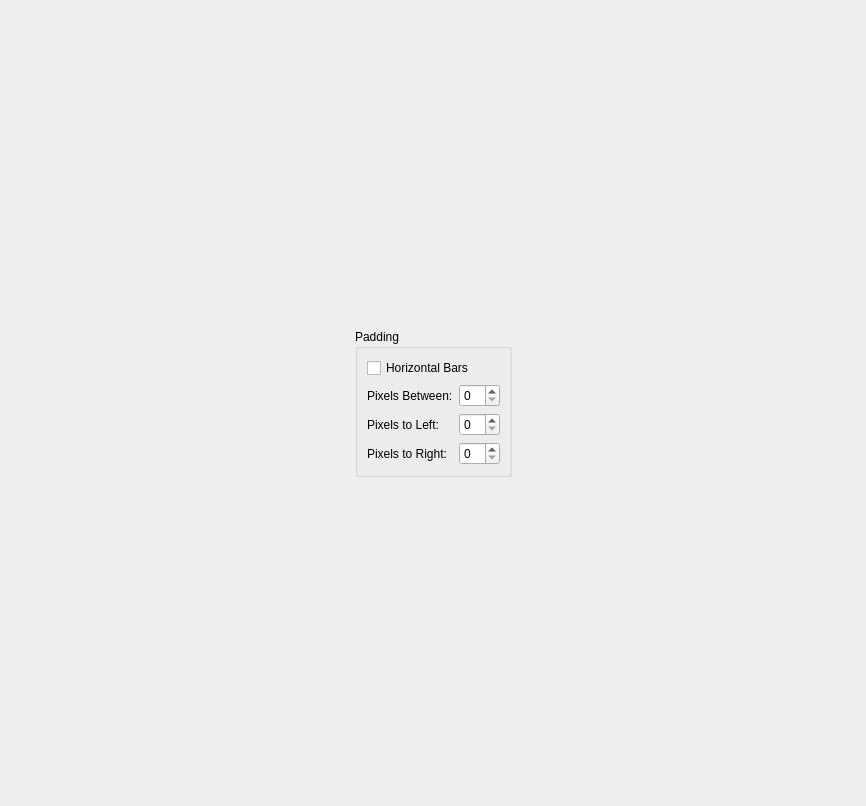
       <widget class="QWidget" name="page_14">
        <layout class="QGridLayout" name="gridLayout_16">
         <item row="0" column="2">
          <spacer name="verticalSpacer_16">
           <property name="orientation">
            <enum>Qt::Vertical</enum>
           </property>
           <property name="sizeHint" stdset="0">
            <size>
             <width>20</width>
             <height>318</height>
            </size>
           </property>
          </spacer>
         </item>
         <item row="1" column="0">
          <spacer name="horizontalSpacer_63">
           <property name="orientation">
            <enum>Qt::Horizontal</enum>
           </property>
           <property name="sizeHint" stdset="0">
            <size>
             <width>344</width>
             <height>20</height>
            </size>
           </property>
          </spacer>
         </item>
         <item row="1" column="1" colspan="2">
          <widget class="QGroupBox" name="groupBox_30">
           <property name="title">
            <string>Padding</string>
           </property>
           <layout class="QVBoxLayout" name="verticalLayout_48">
            <item>
             <widget class="QCheckBox" name="checkBox_32">
              <property name="text">
               <string>Horizontal Bars</string>
              </property>
             </widget>
            </item>
            <item>
             <layout class="QGridLayout" name="gridLayout_15">
              <item row="0" column="0">
               <widget class="QLabel" name="label_116">
                <property name="text">
                 <string>Pixels Between:</string>
                </property>
               </widget>
              </item>
              <item row="0" column="1">
               <widget class="QSpinBox" name="spinBox_between"/>
              </item>
              <item row="1" column="0">
               <widget class="QLabel" name="label_117">
                <property name="text">
                 <string>Pixels to Left:</string>
                </property>
               </widget>
              </item>
              <item row="1" column="1">
               <widget class="QSpinBox" name="spinBox_left"/>
              </item>
              <item row="2" column="0">
               <widget class="QLabel" name="label_118">
                <property name="text">
                 <string>Pixels to Right:</string>
                </property>
               </widget>
              </item>
              <item row="2" column="1">
               <widget class="QSpinBox" name="spinBox_right"/>
              </item>
             </layout>
            </item>
           </layout>
          </widget>
         </item>
         <item row="1" column="3">
          <spacer name="horizontalSpacer_64">
           <property name="orientation">
            <enum>Qt::Horizontal</enum>
           </property>
           <property name="sizeHint" stdset="0">
            <size>
             <width>343</width>
             <height>20</height>
            </size>
           </property>
          </spacer>
         </item>
         <item row="2" column="1">
          <spacer name="verticalSpacer_17">
           <property name="orientation">
            <enum>Qt::Vertical</enum>
           </property>
           <property name="sizeHint" stdset="0">
            <size>
             <width>20</width>
             <height>318</height>
            </size>
           </property>
          </spacer>
         </item>
        </layout>
       </widget>
